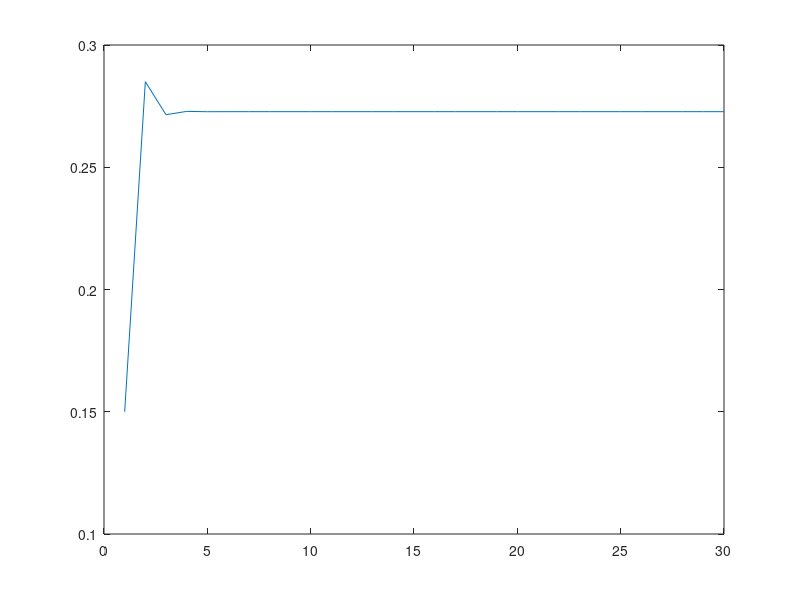

The MATLAB script that drew this image:
%Faltar: Estado 1
%Nao Faltar: Estado 2

% T= [
%     0.7 0.8
%     0.3 0.2
% ]
% 
% x(2)= Tx(1)
%     = T(Tx(0))
%     = T2x(0)
%     
% x2= T^2x[1] = [0.73]  --- x2(1)
%         [0]   [0.27]

T=[
       [ 0.2 , 0.3 ];
       [ 0.8 , 0.7 ]
    ];



%% alinea a

disp('a)')
init=[0;1];
aux = T^2*init;
disp(aux(2));

%% alinea b

disp('b)')
init=[1;0];
aux = T^2*init;
disp(aux(2));

%% alinea c

disp('c)')
init=[0;1];
aux = T^30*init;
disp(aux(2));

%% alinea d

disp('d)')
init=[0.15;0.85];
result=zeros(1,30);
for i=0:29
    aux = T^i*init;
    result(i+1)=aux(1);
end
plot(result);